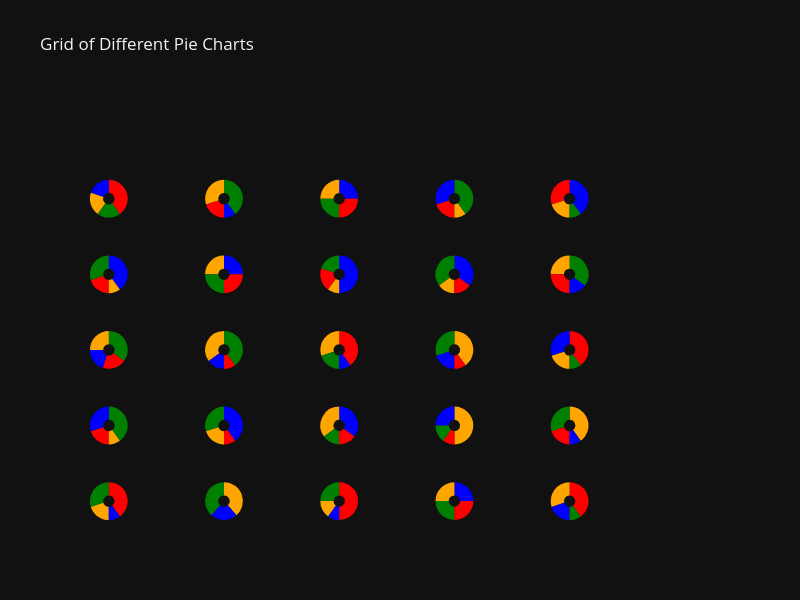

Notebook cell for this chart:
### Markdown cell above
### Scatter grid plot with pie charts

### Code cell
import numpy as np
from plotly.offline import iplot
import plotly.graph_objs as go

# Positions
posX = [0, 2, 4, 6, 8]
posY = [-2, 0, 2, 4, 6]
posXX, posYY = np.meshgrid(posX, posY)

# Flatten the meshgrid to get individual x, y pairs
flat_posX = posXX.flatten()
flat_posY = posYY.flatten()

# Data for each pie chart
pie_values_list = [
    [10, 20, 30, 40],
    [15, 25,  25],
    [10, 15, 25, 50],
    [25, 25, 25, 25],
    [20, 30, 10, 40],
    [30, 10, 40, 20],
    [40, 20, 30, 10],
    [35, 35, 15, 15],
    [25, 50, 15, 10],
    [10, 40, 30, 20],
    [20, 25, 35, 20],
    [15, 35, 40, 10],
    [10, 30, 20, 40],
    [20, 40, 30, 10],
    [30, 20, 10, 40],
    [40, 10, 30, 20],
    [25, 25, 25, 25],
    [50, 10, 20, 20],
    [35, 15, 35, 15],
    [15, 25, 35, 25],
    [20, 20, 20, 40],
    [10, 30, 40, 20],
    [25, 25, 25, 25],
    [30, 10, 40, 20],
    [40, 20, 10, 30]
]

# Generate pie traces
traces = []
for i, (x, y) in enumerate(zip(flat_posX, flat_posY)):
    # Compute domain for positioning each pie
    x_domain = [0.09 * x, 0.09 * (x + 1)]
    y_domain = [0.09 * (y + 2), 0.09 * (y + 3)]
    
    # Different pie chart data for each point
    pie_values = pie_values_list[i]
    
    traces.append(go.Pie(
        values=pie_values,
        labels=[f'Section {j+1}' for j in range(len(pie_values))],
        domain={'x': x_domain, 'y': y_domain},
        hole=0.3,  # Make it a donut chart
        marker={'colors': ['blue', 'orange', 'green', 'red']},
        textinfo='none'  # Hide text on the pies
    ))

# Layout does not need x and y axis for this setup
layout = go.Layout(
    title='Grid of Different Pie Charts',
    showlegend=False,
    # xaxis={'showgrid': False, 'zeroline': False, 'visible': False},
    # yaxis={'showgrid': False, 'zeroline': False, 'visible': False},
    width=800,
    height=600
)

# Plot
iplot({'data': traces, 'layout': layout})

### Figure 1 — Plotly figure (JSON) as saved in the notebook; plotly's stock layout.template omitted (floating-point values rounded to 4 significant figures)
{"data": [{"domain": {"x": [0.0, 0.09], "y": [0.0, 0.09]}, "hole": 0.3, "labels": ["Section 1", "Section 2", "Section 3", "Section 4"], "marker": {"colors": ["blue", "orange", "green", "red"]}, "textinfo": "none", "values": [10, 20, 30, 40], "type": "pie"}, {"domain": {"x": [0.18, 0.27], "y": [0.0, 0.09]}, "hole": 0.3, "labels": ["Section 1", "Section 2", "Section 3"], "marker": {"colors": ["blue", "orange", "green", "red"]}, "textinfo": "none", "values": [15, 25, 25], "type": "pie"}, {"domain": {"x": [0.36, 0.45], "y": [0.0, 0.09]}, "hole": 0.3, "labels": ["Section 1", "Section 2", "Section 3", "Section 4"], "marker": {"colors": ["blue", "orange", "green", "red"]}, "textinfo": "none", "values": [10, 15, 25, 50], "type": "pie"}, {"domain": {"x": [0.54, 0.63], "y": [0.0, 0.09]}, "hole": 0.3, "labels": ["Section 1", "Section 2", "Section 3", "Section 4"], "marker": {"colors": ["blue", "orange", "green", "red"]}, "textinfo": "none", "values": [25, 25, 25, 25], "type": "pie"}, {"domain": {"x": [0.72, 0.81], "y": [0.0, 0.09]}, "hole": 0.3, "labels": ["Section 1", "Section 2", "Section 3", "Section 4"], "marker": {"colors": ["blue", "orange", "green", "red"]}, "textinfo": "none", "values": [20, 30, 10, 40], "type": "pie"}, {"domain": {"x": [0.0, 0.09], "y": [0.18, 0.27]}, "hole": 0.3, "labels": ["Section 1", "Section 2", "Section 3", "Section 4"], "marker": {"colors": ["blue", "orange", "green", "red"]}, "textinfo": "none", "values": [30, 10, 40, 20], "type": "pie"}, {"domain": {"x": [0.18, 0.27], "y": [0.18, 0.27]}, "hole": 0.3, "labels": ["Section 1", "Section 2", "Section 3", "Section 4"], "marker": {"colors": ["blue", "orange", "green", "red"]}, "textinfo": "none", "values": [40, 20, 30, 10], "type": "pie"}, {"domain": {"x": [0.36, 0.45], "y": [0.18, 0.27]}, "hole": 0.3, "labels": ["Section 1", "Section 2", "Section 3", "Section 4"], "marker": {"colors": ["blue", "orange", "green", "red"]}, "textinfo": "none", "values": [35, 35, 15, 15], "type": "pie"}, {"domain": {"x": [0.54, 0.63], "y": [0.18, 0.27]}, "hole": 0.3, "labels": ["Section 1", "Section 2", "Section 3", "Section 4"], "marker": {"colors": ["blue", "orange", "green", "red"]}, "textinfo": "none", "values": [25, 50, 15, 10], "type": "pie"}, {"domain": {"x": [0.72, 0.81], "y": [0.18, 0.27]}, "hole": 0.3, "labels": ["Section 1", "Section 2", "Section 3", "Section 4"], "marker": {"colors": ["blue", "orange", "green", "red"]}, "textinfo": "none", "values": [10, 40, 30, 20], "type": "pie"}, {"domain": {"x": [0.0, 0.09], "y": [0.36, 0.45]}, "hole": 0.3, "labels": ["Section 1", "Section 2", "Section 3", "Section 4"], "marker": {"colors": ["blue", "orange", "green", "red"]}, "textinfo": "none", "values": [20, 25, 35, 20], "type": "pie"}, {"domain": {"x": [0.18, 0.27], "y": [0.36, 0.45]}, "hole": 0.3, "labels": ["Section 1", "Section 2", "Section 3", "Section 4"], "marker": {"colors": ["blue", "orange", "green", "red"]}, "textinfo": "none", "values": [15, 35, 40, 10], "type": "pie"}, {"domain": {"x": [0.36, 0.45], "y": [0.36, 0.45]}, "hole": 0.3, "labels": ["Section 1", "Section 2", "Section 3", "Section 4"], "marker": {"colors": ["blue", "orange", "green", "red"]}, "textinfo": "none", "values": [10, 30, 20, 40], "type": "pie"}, {"domain": {"x": [0.54, 0.63], "y": [0.36, 0.45]}, "hole": 0.3, "labels": ["Section 1", "Section 2", "Section 3", "Section 4"], "marker": {"colors": ["blue", "orange", "green", "red"]}, "textinfo": "none", "values": [20, 40, 30, 10], "type": "pie"}, {"domain": {"x": [0.72, 0.81], "y": [0.36, 0.45]}, "hole": 0.3, "labels": ["Section 1", "Section 2", "Section 3", "Section 4"], "marker": {"colors": ["blue", "orange", "green", "red"]}, "textinfo": "none", "values": [30, 20, 10, 40], "type": "pie"}, {"domain": {"x": [0.0, 0.09], "y": [0.54, 0.63]}, "hole": 0.3, "labels": ["Section 1", "Section 2", "Section 3", "Section 4"], "marker": {"colors": ["blue", "orange", "green", "red"]}, "textinfo": "none", "values": [40, 10, 30, 20], "type": "pie"}, {"domain": {"x": [0.18, 0.27], "y": [0.54, 0.63]}, "hole": 0.3, "labels": ["Section 1", "Section 2", "Section 3", "Section 4"], "marker": {"colors": ["blue", "orange", "green", "red"]}, "textinfo": "none", "values": [25, 25, 25, 25], "type": "pie"}, {"domain": {"x": [0.36, 0.45], "y": [0.54, 0.63]}, "hole": 0.3, "labels": ["Section 1", "Section 2", "Section 3", "Section 4"], "marker": {"colors": ["blue", "orange", "green", "red"]}, "textinfo": "none", "values": [50, 10, 20, 20], "type": "pie"}, {"domain": {"x": [0.54, 0.63], "y": [0.54, 0.63]}, "hole": 0.3, "labels": ["Section 1", "Section 2", "Section 3", "Section 4"], "marker": {"colors": ["blue", "orange", "green", "red"]}, "textinfo": "none", "values": [35, 15, 35, 15], "type": "pie"}, {"domain": {"x": [0.72, 0.81], "y": [0.54, 0.63]}, "hole": 0.3, "labels": ["Section 1", "Section 2", "Section 3", "Section 4"], "marker": {"colors": ["blue", "orange", "green", "red"]}, "textinfo": "none", "values": [15, 25, 35, 25], "type": "pie"}, {"domain": {"x": [0.0, 0.09], "y": [0.72, 0.81]}, "hole": 0.3, "labels": ["Section 1", "Section 2", "Section 3", "Section 4"], "marker": {"colors": ["blue", "orange", "green", "red"]}, "textinfo": "none", "values": [20, 20, 20, 40], "type": "pie"}, {"domain": {"x": [0.18, 0.27], "y": [0.72, 0.81]}, "hole": 0.3, "labels": ["Section 1", "Section 2", "Section 3", "Section 4"], "marker": {"colors": ["blue", "orange", "green", "red"]}, "textinfo": "none", "values": [10, 30, 40, 20], "type": "pie"}, {"domain": {"x": [0.36, 0.45], "y": [0.72, 0.81]}, "hole": 0.3, "labels": ["Section 1", "Section 2", "Section 3", "Section 4"], "marker": {"colors": ["blue", "orange", "green", "red"]}, "textinfo": "none", "values": [25, 25, 25, 25], "type": "pie"}, {"domain": {"x": [0.54, 0.63], "y": [0.72, 0.81]}, "hole": 0.3, "labels": ["Section 1", "Section 2", "Section 3", "Section 4"], "marker": {"colors": ["blue", "orange", "green", "red"]}, "textinfo": "none", "values": [30, 10, 40, 20], "type": "pie"}, {"domain": {"x": [0.72, 0.81], "y": [0.72, 0.81]}, "hole": 0.3, "labels": ["Section 1", "Section 2", "Section 3", "Section 4"], "marker": {"colors": ["blue", "orange", "green", "red"]}, "textinfo": "none", "values": [40, 20, 10, 30], "type": "pie"}], "layout": {"height": 600, "showlegend": false, "title": {"text": "Grid of Different Pie Charts"}, "width": 800}}
